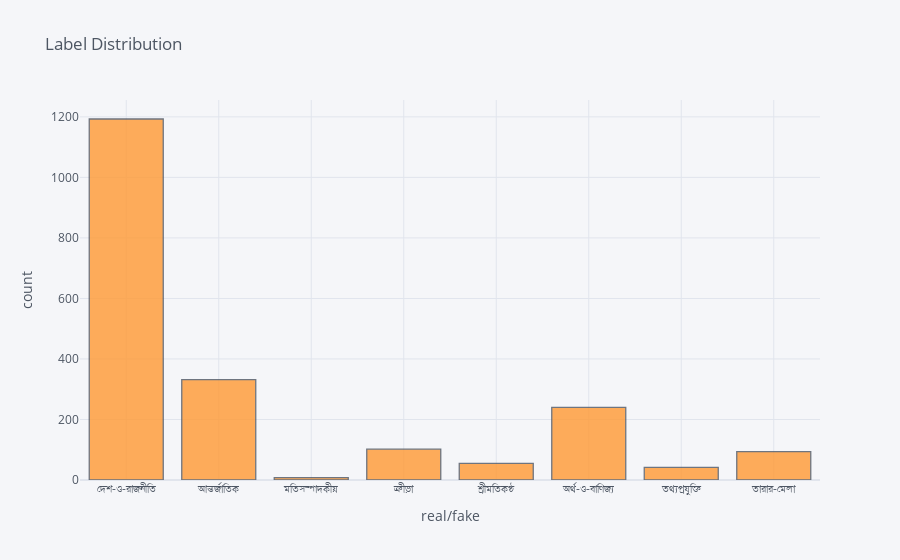

Source (notebook cell):
### Code cell
df['Category'].iplot(kind='hist', xTitle='real/fake', yTitle = 'count', title = 'Label Distribution')

### Figure 1 — Plotly figure (JSON) as saved in the notebook; plotly's stock layout.template omitted (floating-point values rounded to 4 significant figures; data arrays with more than 128 entries replaced by an {"elided": "..."} marker saying what was removed)
{"data": [{"histfunc": "count", "histnorm": "", "marker": {"color": "rgba(255, 153, 51, 1.0)", "line": {"color": "#4D5663", "width": 1.3}}, "name": "Category", "opacity": 0.8, "orientation": "v", "type": "histogram", "x": {"elided": "2066 str values"}}], "layout": {"barmode": "overlay", "legend": {"bgcolor": "#F5F6F9", "font": {"color": "#4D5663"}}, "paper_bgcolor": "#F5F6F9", "plot_bgcolor": "#F5F6F9", "title": {"font": {"color": "#4D5663"}, "text": "Label Distribution"}, "xaxis": {"gridcolor": "#E1E5ED", "showgrid": true, "tickfont": {"color": "#4D5663"}, "title": {"font": {"color": "#4D5663"}, "text": "real/fake"}, "zerolinecolor": "#E1E5ED"}, "yaxis": {"gridcolor": "#E1E5ED", "showgrid": true, "tickfont": {"color": "#4D5663"}, "title": {"font": {"color": "#4D5663"}, "text": "count"}, "zerolinecolor": "#E1E5ED"}}}
